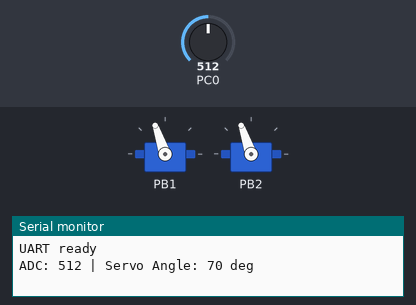
Bench run of a program on a simulated ATmega328P, built with avr-gcc and emulated at 16 MHz (the files do not name the chip). On the bench: 2 × servo, the last lines printed to the serial monitor. The inputs (shaded band) are chosen by the test bench; at power-on: PC0 = 512. Servo pulses on a pin are drawn as a servo (544–2400 µs = 0–180°).

Above: at 1.2 s.
1.3 s: PC0 set to 90
At 1.8 s:
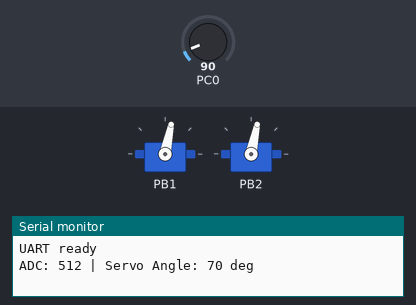
4.3 s: PC0 set to 1010
At 8.8 s:
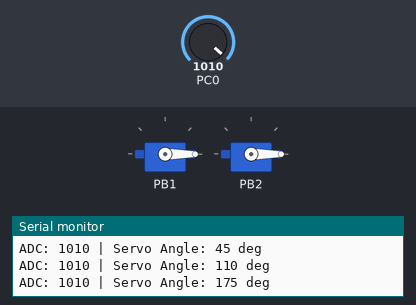
16.3 s: PC0 set to 0
19.3 s: PC0 set to 18
Timing chart, 0 to 69.8 s (numbered marks = the images above; inputs shaded):
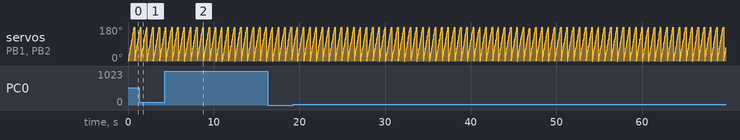

Measured:
- by itself, servo on PB1, servo on PB2: ramps from 0° to 180° and jumps back, once every 0.72 s

The program:

main.cpp
```cpp
#include <avr/io.h>
#include <avr/interrupt.h>
#include <stdio.h>

volatile uint32_t system_ticks = 0;
uint16_t adc_val = 0;
uint8_t servo_pos = 0;


void UART_Init(void) {
    uint16_t ubrr = (F_CPU / (16UL * 9600UL)) - 1;
    UBRR0H = (uint8_t)(ubrr >> 8);
    UBRR0L = (uint8_t)ubrr;
    DDRD |= (1 << PD1);
    UCSR0B = (1 << TXEN0);
    UCSR0C = (1 << UCSZ01) | (1 << UCSZ00);
}

void UART_SendChar(char c) {
    while (!(UCSR0A & (1 << UDRE0)));
    UDR0 = c;
}

void UART_SendString(const char *str) {
    while (*str) UART_SendChar(*str++);
}


void ADC_Init(void) {
    ADMUX = (1 << REFS0);
    ADCSRA = (1 << ADEN) | (1 << ADPS2) | (1 << ADPS1) | (1 << ADPS0);
}

uint16_t ADC_Read(uint8_t ch) {
    ADMUX = (ADMUX & 0xF0) | (ch & 0x0F);
    ADCSRA |= (1 << ADSC);
    while (ADCSRA & (1 << ADSC));
    return ADC;
}


void Timer0_Init(void) {
    TCCR0A = (1 << WGM01);
    TCCR0B = (1 << CS01) | (1 << CS00);
    OCR0A = 249;
    TIMSK0 |= (1 << OCIE0A);
}

ISR(TIMER0_COMPA_vect) {
    system_ticks++;
}


void Timer1_Init(void) {
    DDRB |= (1 << PB1) | (1 << PB2);
    TCCR1A = (1 << COM1A1) | (1 << COM1B1) | (1 << WGM11);
    TCCR1B = (1 << WGM13) | (1 << WGM12) | (1 << CS12);
    ICR1 = 1249;
}


void Task1_ReadADC(void) {
    adc_val = ADC_Read(0);
}

void Task2_UpdatePWM(void) {

    servo_pos = (servo_pos + 5) % 180;
    uint16_t pulse = 31 + ((uint32_t)servo_pos * (156 - 31)) / 180;
    OCR1A = pulse;
    OCR1B = pulse;
}

void Task3_ReadSensor(void) {
}

void Task4_SendUART(void) {
    char buf[50];
    sprintf(buf, "ADC: %d | Servo Angle: %d deg\r\n", adc_val, servo_pos);
    UART_SendString(buf);
}

int main(void) {
    UART_Init();
    UART_SendString("UART ready\r\n");
    ADC_Init();
    Timer0_Init();
    Timer1_Init();

    sei();

    uint32_t t1 = 0, t2 = 0, t3 = 0, t4 = 0;

    while (1) {
        uint32_t now = system_ticks;

        if (now - t1 >= 10)   { t1 = now; Task1_ReadADC(); }
        if (now - t2 >= 20)   { t2 = now; Task2_UpdatePWM(); }
        if (now - t3 >= 100)  { t3 = now; Task3_ReadSensor(); }
        if (now - t4 >= 1000) { t4 = now; Task4_SendUART(); }
    }
}
```
